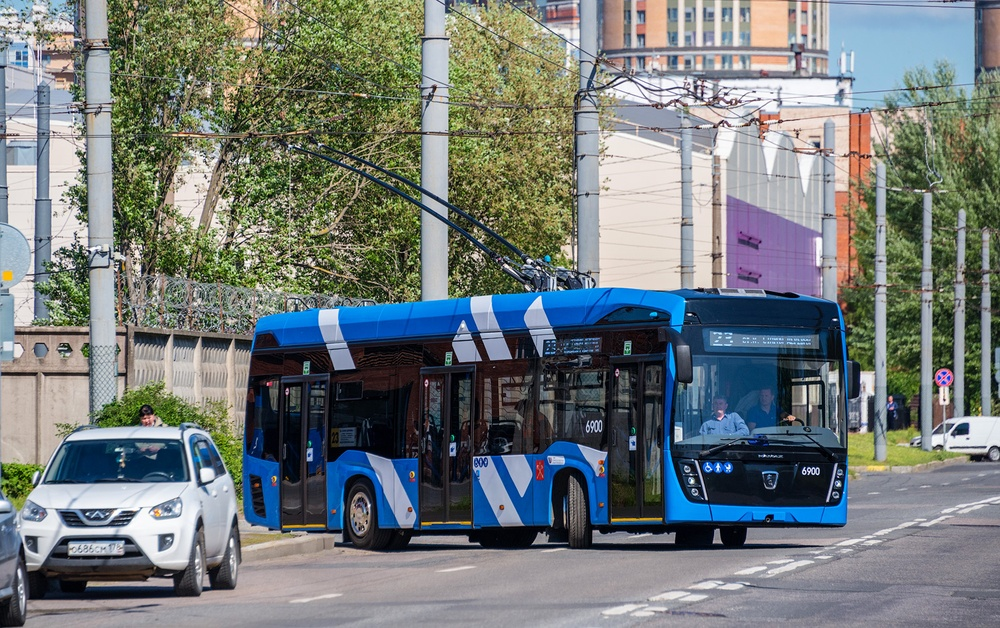
#> input picture University/Website №1 Frontend/Сайт практика/img/5.jpg, 1000 x 628 px, shrunk from 1500 x 942 before the run, found by its file name
$ python violajonesstaticimage.py
#> lines starting #> are read from the running program, lines starting #| are printed output that depends on the picture
import cv2
#загрузка классификатора в объект
face_cascade_db = cv2.CascadeClassifier("haarcascade_frontalface_default.xml")

img = cv2.imread("5.jpg")
#> img is the input picture: shape (628, 1000, 3); mean B, G, R 121.3, 122, 114.6
img_gray = cv2.cvtColor(img, cv2.COLOR_BGR2GRAY)
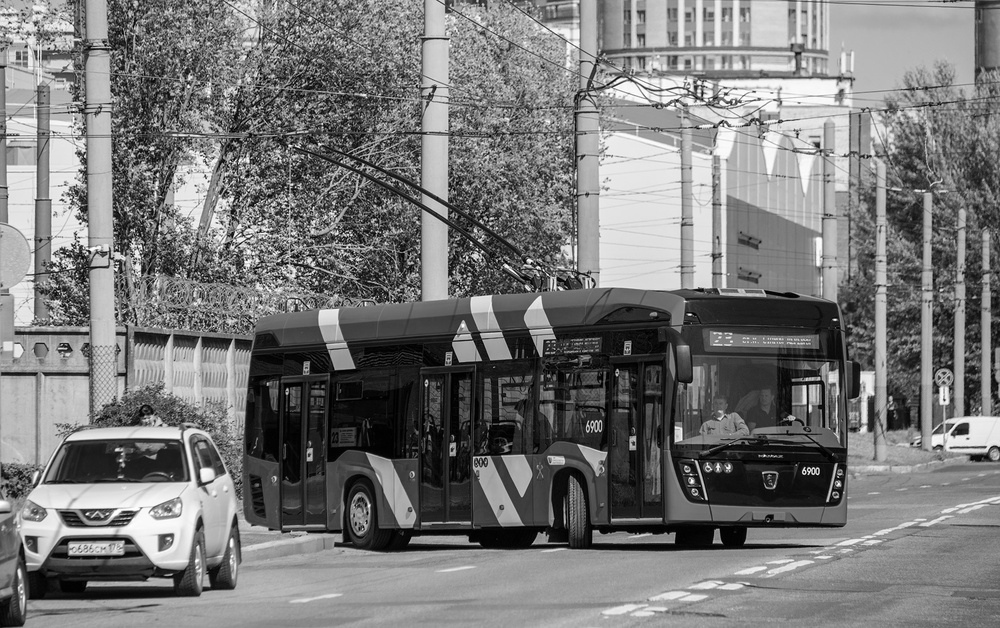
#> img_gray: shape (628, 1000); min 0, max 255, mean 119.7

faces = face_cascade_db.\
    detectMultiScale(img, 1.1, 19)
#> faces = ()
for (x,y,w,h) in faces:
    cv2.rectangle(img, (x,y),
                  (x+w,y+h), (0,255,0),2)
#> this loop made 0 passes

cv2.imshow('rez', img)
cv2.waitKey()

$ run again, with University/Website №1 Frontend/Сайт практика/img/1.jpg copied over University/Website №1 Frontend/Сайт практика/img/5.jpg
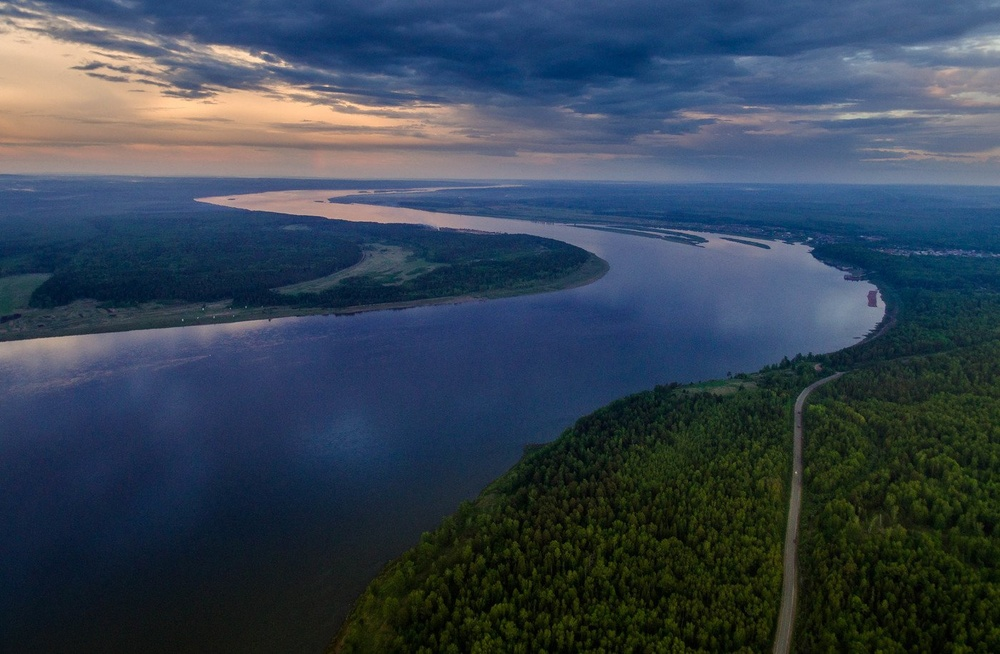
#> input picture University/Website №1 Frontend/Сайт практика/img/1.jpg, 1000 x 654 px, shrunk from 1400 x 916 before the run, found by its file name
#> img is the input picture: shape (654, 1000, 3); mean B, G, R 83.3, 68.5, 54.5
#> `img_gray = cv2.cvtColor(img, cv2.COLOR_BGR2GRAY)`:
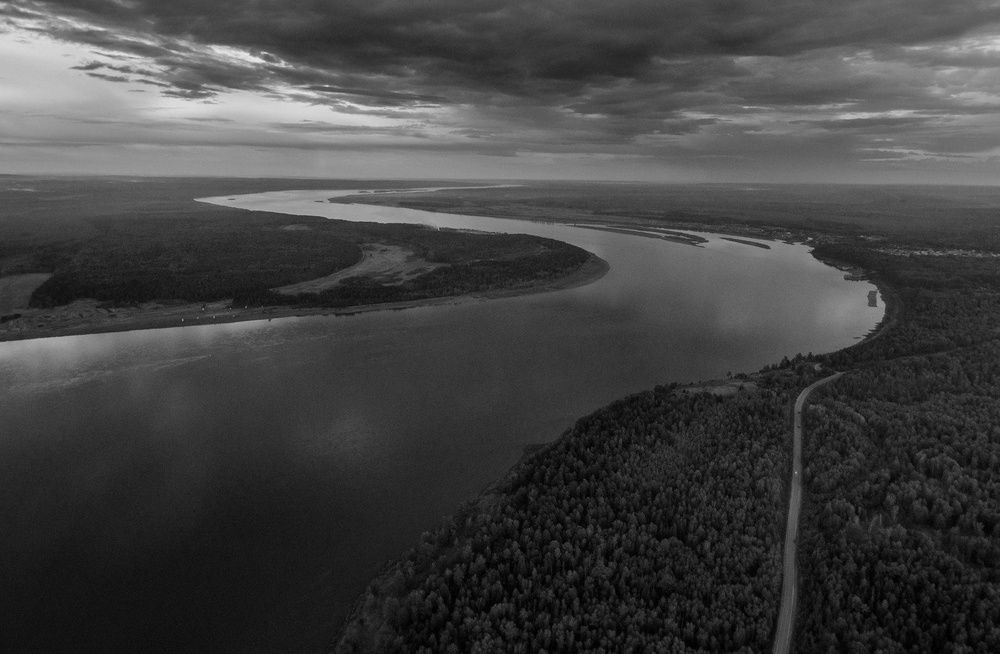
#> img_gray: shape (654, 1000); min 0, max 234, mean 66
#> faces = ()

$ run again, with University/Website №1 Frontend/Сайт практика/img/2.jpg copied over University/Website №1 Frontend/Сайт практика/img/5.jpg
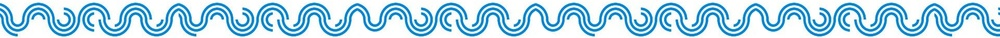
#> input picture University/Website №1 Frontend/Сайт практика/img/2.jpg, 1000 x 38 px, shrunk from 1920 x 72 before the run, found by its file name
#> img is the input picture: shape (38, 1000, 3); mean B, G, R 231.8, 216.9, 180.9
#> `img_gray = cv2.cvtColor(img, cv2.COLOR_BGR2GRAY)`:
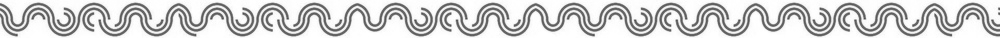
#> img_gray: shape (38, 1000); min 74, max 255, mean 207.9
#> faces = ()

$ run again, with University/Website №1 Frontend/Сайт практика/img/3.jpg copied over University/Website №1 Frontend/Сайт практика/img/5.jpg
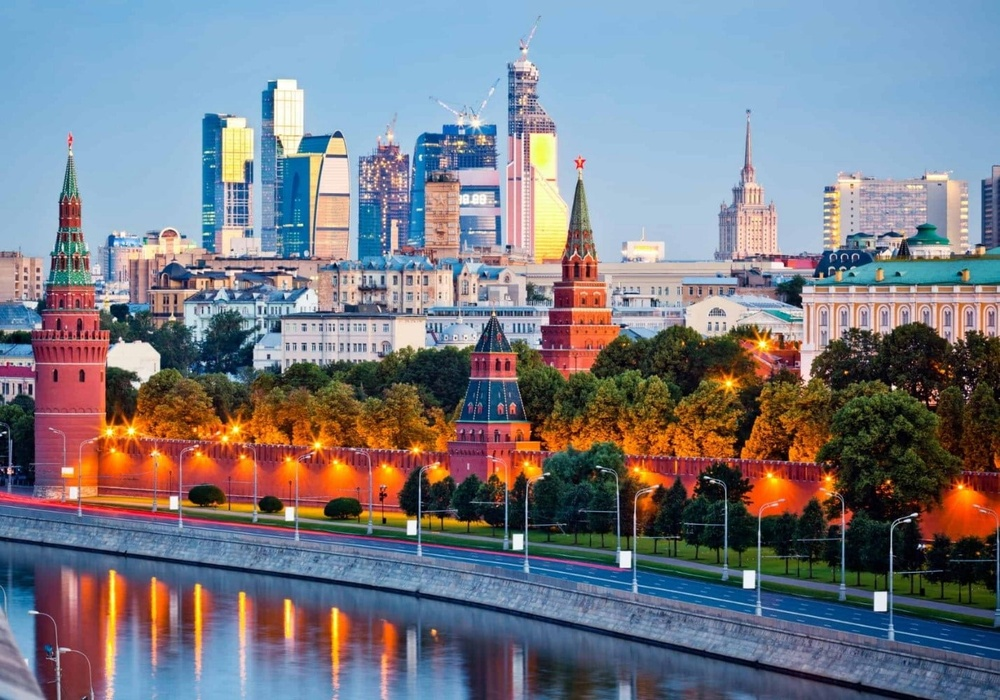
#> input picture University/Website №1 Frontend/Сайт практика/img/3.jpg, 1000 x 700 px, shrunk from 1429 x 1000 before the run, found by its file name
#> img is the input picture: shape (700, 1000, 3); mean B, G, R 132.5, 123.1, 121.1
#> `img_gray = cv2.cvtColor(img, cv2.COLOR_BGR2GRAY)`:
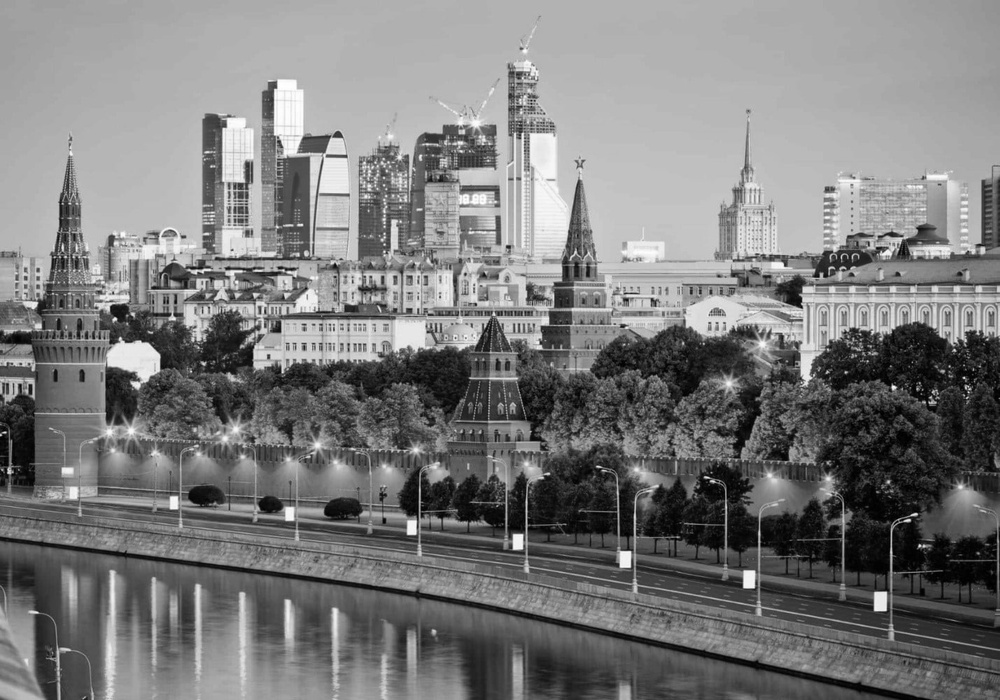
#> img_gray: shape (700, 1000); min 0, max 255, mean 123.6
#> faces = ()
